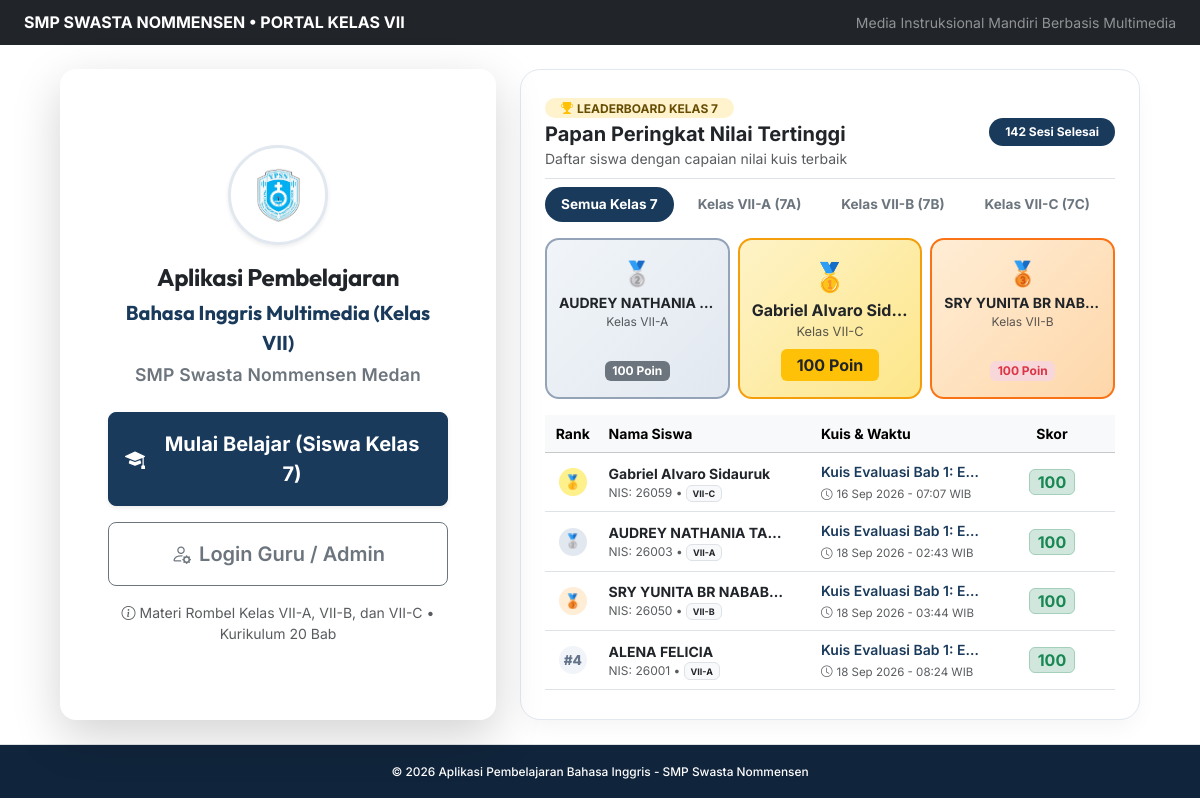
The page / on the database its author committed.
### tables this page shows
CREATE TABLE `tb_siswa` (
  `id_siswa` int(11) NOT NULL AUTO_INCREMENT,
  `nis` varchar(20) NOT NULL,
  `nisn` varchar(20) DEFAULT NULL,
  `nama_siswa` varchar(100) NOT NULL,
  `password` varchar(255) NOT NULL,
  `kelas` varchar(50) NOT NULL,
  `last_login` datetime DEFAULT NULL,
  `created_at` timestamp NOT NULL DEFAULT current_timestamp(),
  PRIMARY KEY (`id_siswa`),
  UNIQUE KEY `nis` (`nis`),
  UNIQUE KEY `nisn` (`nisn`)
);

CREATE TABLE `tb_hasil` (
  `id_hasil` int(11) NOT NULL AUTO_INCREMENT,
  `id_siswa` int(11) NOT NULL,
  `id_kuis` int(11) NOT NULL,
  `skor` int(11) NOT NULL,
  `jumlah_benar` int(11) NOT NULL,
  `jumlah_salah` int(11) NOT NULL,
  `waktu_selesai` timestamp NOT NULL DEFAULT current_timestamp(),
  PRIMARY KEY (`id_hasil`),
  KEY `id_siswa` (`id_siswa`),
  KEY `id_kuis` (`id_kuis`),
  CONSTRAINT `tb_hasil_ibfk_1` FOREIGN KEY (`id_siswa`) REFERENCES `tb_siswa` (`id_siswa`) ON DELETE CASCADE,
  CONSTRAINT `tb_hasil_ibfk_2` FOREIGN KEY (`id_kuis`) REFERENCES `tb_kuis` (`id_kuis`) ON DELETE CASCADE
);

CREATE TABLE `tb_kuis` (
  `id_kuis` int(11) NOT NULL AUTO_INCREMENT,
  `judul_kuis` varchar(150) NOT NULL,
  `kategori_materi` varchar(50) NOT NULL,
  `waktu_pengerjaan` int(11) NOT NULL,
  `id_materi` int(11) DEFAULT NULL,
  `nilai_lulus` int(11) DEFAULT 70,
  `created_at` timestamp NOT NULL DEFAULT current_timestamp(),
  `id_guru` int(11) DEFAULT NULL,
  PRIMARY KEY (`id_kuis`),
  KEY `id_guru` (`id_guru`),
  KEY `id_materi` (`id_materi`),
  CONSTRAINT `tb_kuis_ibfk_1` FOREIGN KEY (`id_guru`) REFERENCES `tb_guru` (`id_guru`) ON DELETE SET NULL,
  CONSTRAINT `tb_kuis_ibfk_2` FOREIGN KEY (`id_materi`) REFERENCES `tb_materi` (`id_materi`) ON DELETE SET NULL
);

### index.php (the view, shortened to what the rows shown need)
<?php
require_once 'config.php';
$filter_kelas = isset($_GET['kelas']) ? trim($_GET['kelas']) : '';
if (!in_array($filter_kelas, ['VII-A', 'VII-B', 'VII-C'])) {
    $filter_kelas = '';
}
$leaderboard = [];
try {
    $sql_lead = "
        SELECT h.*, s.nama_siswa, s.nis, s.kelas, k.judul_kuis, k.kategori_materi
        FROM tb_hasil h
        JOIN tb_siswa s ON h.id_siswa = s.id_siswa
        JOIN tb_kuis k ON h.id_kuis = k.id_kuis
        WHERE s.kelas LIKE 'VII-%'
    ";
    $p_lead = [];
    $sql_lead .= " ORDER BY h.skor DESC, h.jumlah_benar DESC, h.waktu_selesai ASC LIMIT 10";
    $stmt_lead = $pdo->prepare($sql_lead);
    $stmt_lead->execute($p_lead);
    $leaderboard = $stmt_lead->fetchAll();
} catch (PDOException $e) {
    $leaderboard = [];
}
?>
<!DOCTYPE html>
<html lang="id">
<head>
    <link href="https://cdn.jsdelivr.net/npm/bootstrap@5.3.3/dist/css/bootstrap.min.css" rel="stylesheet">
    <link rel="stylesheet" href="https://cdn.jsdelivr.net/npm/bootstrap-icons@1.11.3/font/bootstrap-icons.min.css">
    <link rel="stylesheet" href="assets/css/style.css?v=4.5.0">
</head>
<body class="index-body">
    <main class="container-fluid px-3 px-md-5 py-4 d-flex align-items-center" style="min-height: calc(100vh - 105px);">
        <div class="row g-4 w-100 mx-auto align-items-stretch justify-content-center">
            <div class="col-12 col-lg-5 d-flex">
                <div class="card border-0 shadow-lg rounded-4 p-4 p-md-5 text-center bg-white w-100 d-flex flex-column justify-content-center">
                    <h1 class="welcome-text fw-bold text-dark fs-4 mb-1">
                        Aplikasi Pembelajaran
                    </h1>
                </div>
            </div>
            <div class="col-12 col-lg-7 d-flex">
                <div class="leaderboard-card w-100 p-4 d-flex flex-column">
                    <div class="d-flex justify-content-between align-items-center pb-2 mb-2 border-bottom">
                        <div>
                            <h2 class="h5 fw-bold text-dark mb-0">Papan Peringkat Nilai Tertinggi</h2>
                        </div>
                    </div>
                    <?php if (empty($leaderboard)): ?>
                        <div class="text-center py-5 my-auto text-muted">
                            <i class="bi bi-award fs-1 text-secondary opacity-50 mb-2 d-block"></i>
                            <h3 class="h6 fw-bold text-dark">Belum Ada Riwayat Kuis <?= !empty($filter_kelas) ? "di Kelas $filter_kelas" : "" ?></h3>
                            <p class="small text-muted mb-0">Jadilah siswa pertama yang mengerjakan kuis dan memimpin papan peringkat!</p>
                        </div>
                    <?php else: ?>
                        <div class="row g-2 mb-3">
                            <?php if (isset($leaderboard[1])): ?>
                                <div class="col-4">
                                    <div class="podium-box podium-2 h-100 d-flex flex-column justify-content-between">
                                        <div>
                                            <div class="fs-4">🥈</div>
                                            <div class="fw-bold text-dark text-truncate small" title="<?= htmlspecialchars($leaderboard[1]['nama_siswa']) ?>">
                                                <?= htmlspecialchars($leaderboard[1]['nama_siswa']) ?>
                                            </div>
                                            <div class="text-muted" style="font-size: 0.75rem;">
                                                Kelas <?= htmlspecialchars($leaderboard[1]['kelas']) ?>
                                            </div>
                                        </div>
                                        <div class="mt-2">
                                            <span class="badge bg-secondary text-white fw-bold">
                                                <?= $leaderboard[1]['skor'] ?> Poin
                                            </span>
                                        </div>
                                    </div>
                                </div>
                            <?php endif; ?>
                            <?php if (isset($leaderboard[0])): ?>
                                <div class="col-4">
                                    <div class="podium-box podium-1 h-100 d-flex flex-column justify-content-between shadow-xs">
                                        <div>
                                            <div class="fs-3">🥇</div>
                                            <div class="fw-bold text-dark text-truncate" title="<?= htmlspecialchars($leaderboard[0]['nama_siswa']) ?>">
                                                <?= htmlspecialchars($leaderboard[0]['nama_siswa']) ?>
                                            </div>
                                            <div class="text-muted" style="font-size: 0.8rem;">
                                                Kelas <?= htmlspecialchars($leaderboard[0]['kelas']) ?>
                                            </div>
                                        </div>
                                        <div class="mt-2">
                                            <span class="badge bg-warning text-dark fw-bold px-3 py-2 fs-6">
                                                <?= $leaderboard[0]['skor'] ?> Poin
                                            </span>
                                        </div>
                                    </div>
                                </div>
                            <?php endif; ?>
                            <?php if (isset($leaderboard[2])): ?>
                                <div class="col-4">
                                    <div class="podium-box podium-3 h-100 d-flex flex-column justify-content-between">
                                        <div>
                                            <div class="fs-4">🥉</div>
                                            <div class="fw-bold text-dark text-truncate small" title="<?= htmlspecialchars($leaderboard[2]['nama_siswa']) ?>">
                                                <?= htmlspecialchars($leaderboard[2]['nama_siswa']) ?>
                                            </div>
                                            <div class="text-muted" style="font-size: 0.75rem;">
                                                Kelas <?= htmlspecialchars($leaderboard[2]['kelas']) ?>
                                            </div>
                                        </div>
                                        <div class="mt-2">
                                            <span class="badge bg-danger-subtle text-danger fw-bold">
                                                <?= $leaderboard[2]['skor'] ?> Poin
                                            </span>
                                        </div>
                                    </div>
                                </div>
                            <?php endif; ?>
                        </div>
                        <div class="table-responsive flex-grow-1" style="max-height: 280px; overflow-y: auto;">
                            <table class="table table-hover align-middle mb-0 small">
                                <thead class="table-light sticky-top">
                                    <tr>
                                        <th style="width: 10%; text-align: center;">Rank</th>
                                        <th style="width: 38%;">Nama Siswa</th>
                                        <th style="width: 27%;">Kuis &amp; Waktu</th>
                                        <th style="width: 25%; text-align: center;">Skor</th>
                                    </tr>
                                </thead>
                                <tbody>
                                    <?php foreach ($leaderboard as $idx => $row): ?>
                                        <?php
                                        $rank = $idx + 1;
                                        $rank_class = $rank === 1 ? 'rank-1' : ($rank === 2 ? 'rank-2' : ($rank === 3 ? 'rank-3' : 'rank-other'));
                                        $medal_icon = $rank === 1 ? '🥇' : ($rank === 2 ? '🥈' : ($rank === 3 ? '🥉' : '#' . $rank));
                                        ?>
                                        <tr>
                                            <td style="text-align: center;">
                                                <span class="rank-badge <?= $rank_class ?>"><?= $medal_icon ?></span>
                                            </td>
                                            <td>
                                                <div class="fw-bold text-dark text-truncate" style="max-width: 180px;">
                                                    <?= htmlspecialchars($row['nama_siswa']) ?>
                                                </div>
                                                <div class="text-muted" style="font-size: 0.75rem;">
                                                    NIS: <?= htmlspecialchars($row['nis']) ?> &bull;
                                                    <span class="badge bg-light text-dark border"><?= htmlspecialchars($row['kelas']) ?></span>
                                                </div>
                                            </td>
                                            <td>
                                                <div class="text-truncate fw-semibold text-primary" style="max-width: 160px;" title="<?= htmlspecialchars($row['judul_kuis']) ?>">
                                                    <?= htmlspecialchars($row['judul_kuis']) ?>
                                                </div>
                                                <span class="text-muted" style="font-size: 0.72rem;">
                                                    <i class="bi bi-clock me-1"></i><?= date('d M Y - H:i', strtotime($row['waktu_selesai'])) ?> WIB
                                                </span>
                                            </td>
                                            <td style="text-align: center;">
                                                <span class="badge <?= $row['skor'] >= 70 ? 'bg-success-subtle text-success border border-success-subtle' : 'bg-primary-subtle text-primary border border-primary-subtle' ?> fw-bold fs-6 px-2 py-1">
                                                    <?= $row['skor'] ?>
                                                </span>
                                            </td>
                                        </tr>
                                    <?php endforeach; ?>
                                </tbody>
                            </table>
                        </div>
                    <?php endif; ?>
                </div>
            </div>
        </div>
    </main>
</body>
</html>

### rows shown on the page
tb_siswa: nama_siswa "AUDREY NATHANIA…", kelas "VII-A"
tb_hasil: skor "100", medal_icon "🥈", id_siswa.nama_siswa "AUDREY NATHANIA TA…", id_siswa.nis "26003", id_siswa.kelas "VII-A", id_kuis.judul_kuis "Kuis Evaluasi Bab 1: E…", waktu_selesai "18 Sep 2026 - 02:43"
tb_siswa: nama_siswa "Gabriel Alvaro Sid…", kelas "VII-C"
tb_hasil: skor "100", medal_icon "🥇", id_siswa.nama_siswa "Gabriel Alvaro Sidauruk", id_siswa.nis "26059", id_siswa.kelas "VII-C", id_kuis.judul_kuis "Kuis Evaluasi Bab 1: E…", waktu_selesai "16 Sep 2026 - 07:07"
tb_siswa: nama_siswa "SRY YUNITA BR NAB…", kelas "VII-B"
tb_hasil: skor "100", medal_icon "🥉", id_siswa.nama_siswa "SRY YUNITA BR NABABAN", id_siswa.nis "26050", id_siswa.kelas "VII-B", id_kuis.judul_kuis "Kuis Evaluasi Bab 1: E…", waktu_selesai "18 Sep 2026 - 03:44"
tb_hasil: medal_icon "#4", id_siswa.nama_siswa "ALENA FELICIA", id_siswa.nis "26001", id_siswa.kelas "VII-A", id_kuis.judul_kuis "Kuis Evaluasi Bab 1: E…", waktu_selesai "18 Sep 2026 - 08:24", skor "100"

### other values the page prints
$total_kuis_dikerjakan "142"
